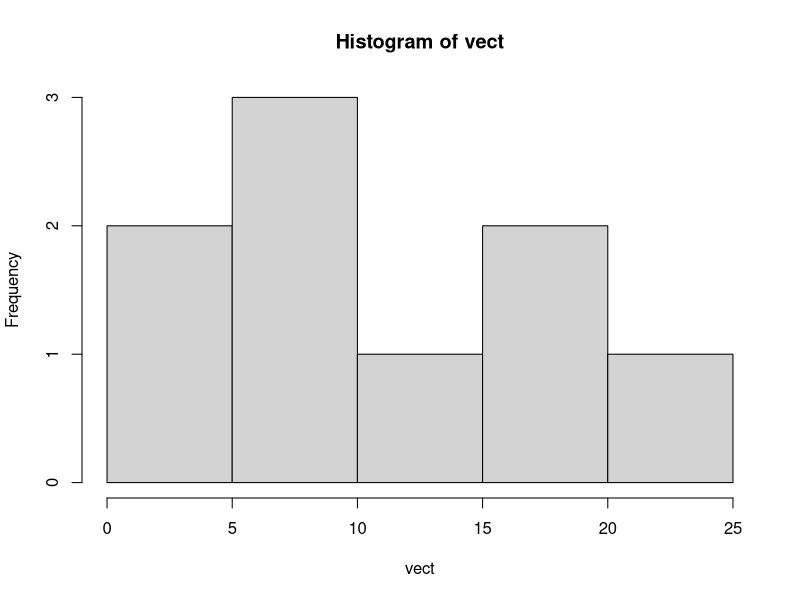
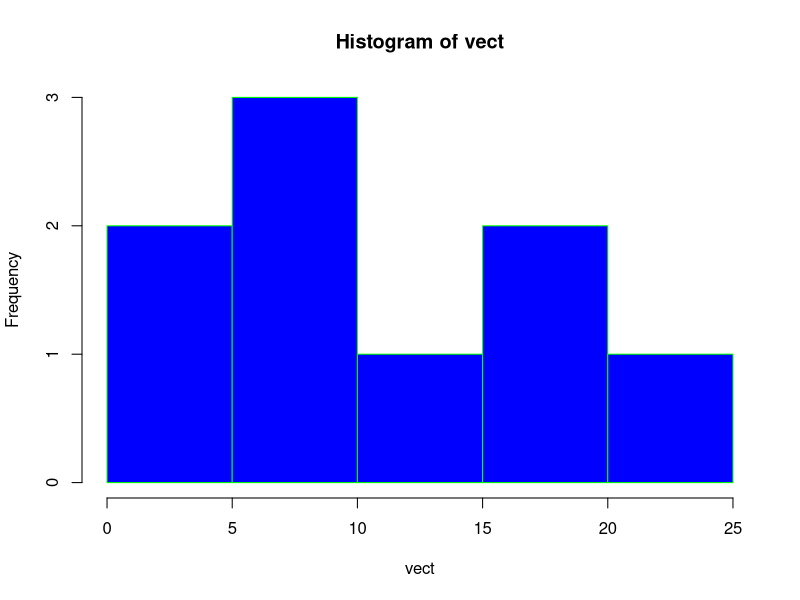
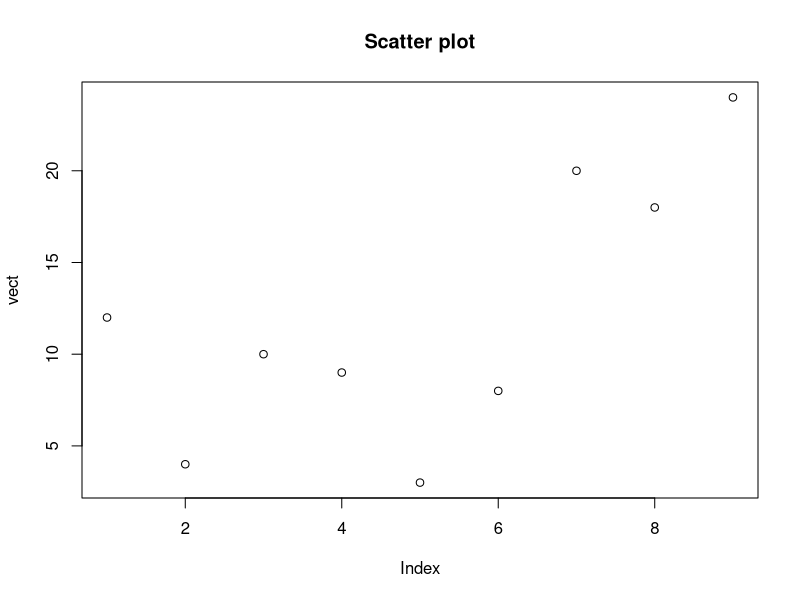
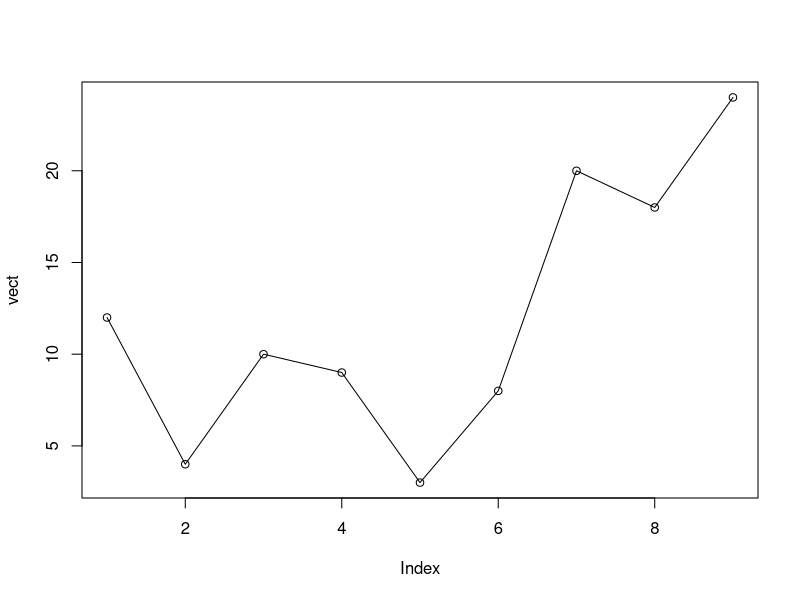
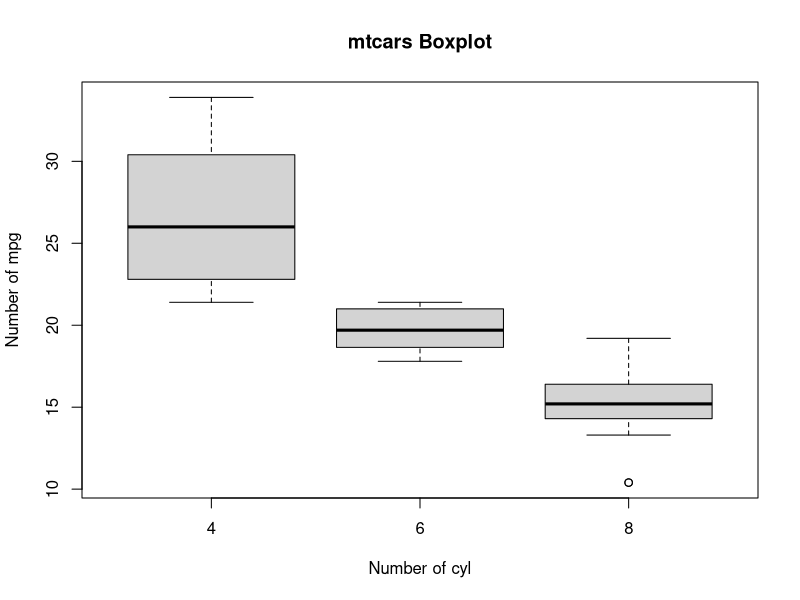

Write the R code that produced these figures, in order.
#exp8
#Write a R program to import a data set of minimum 100 tuples and perform exploratory data analysis in it. 
#Provide proper screenshot to every function.

values = iris #(to load iris dataset i.e. inbuild)
View(values) #to see all the data
head(values) #to see top 6 values of data
str(values) #to see structure of dataset
min(values$Sepal.Length)
max(values$Sepal.Length)
range(values$Sepal.Length) #data ranging between
#or
max(values$Sepal.Length) - min(values$Sepal.Length)
mean(values$Sepal.Length)
median(values$Sepal.Length)
quantile(values$Sepal.Length)
#0%  25%  50%  75% 100% 
#4.3  5.1  5.8  6.4  7.9 
quantile(values$Sepal.Length,0.25) #first quartile
#25% 
#5.1
quantile(values$Sepal.Length,0.5) #second quartile
#50% 
#5.8
sd(values$Sepal.Length) #standard deviation
var(values$Sepal.Length) #variance
IQR(values$Sepal.Length)
summary(values)
values$Sepal.Width


##Plotting
vect = c(12,4,10,9,3,8,20,18,24)
hist(vect)
hist(vect,col = "blue",border = "Green")


#line graph
plot(vect, main = "Scatter plot") #will show dots
plot(vect,type = "o") #for line

#mtcars is also a dataset in R
head(mtcars) #here you'll find mpg and cyl columns
#Boxplot
boxplot(mpg~cyl,data=mtcars,xlab="Number of cyl",
        ylab = "Number of mpg", main="mtcars Boxplot")
